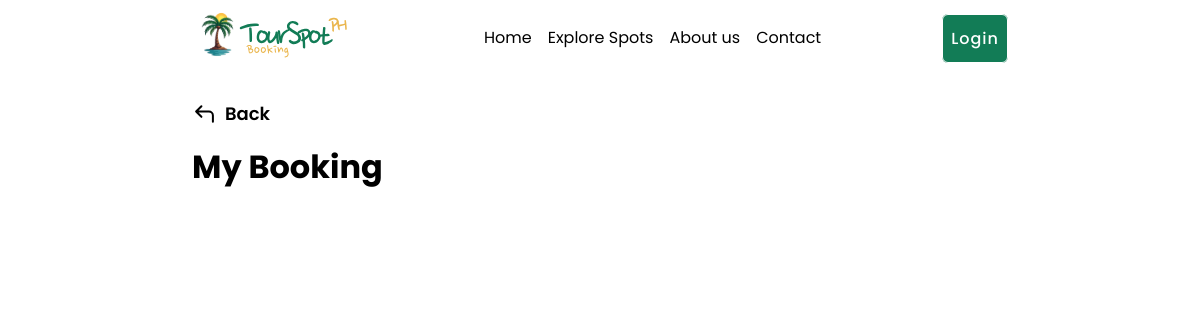
Before: /accounts/2/booking with the older database file.
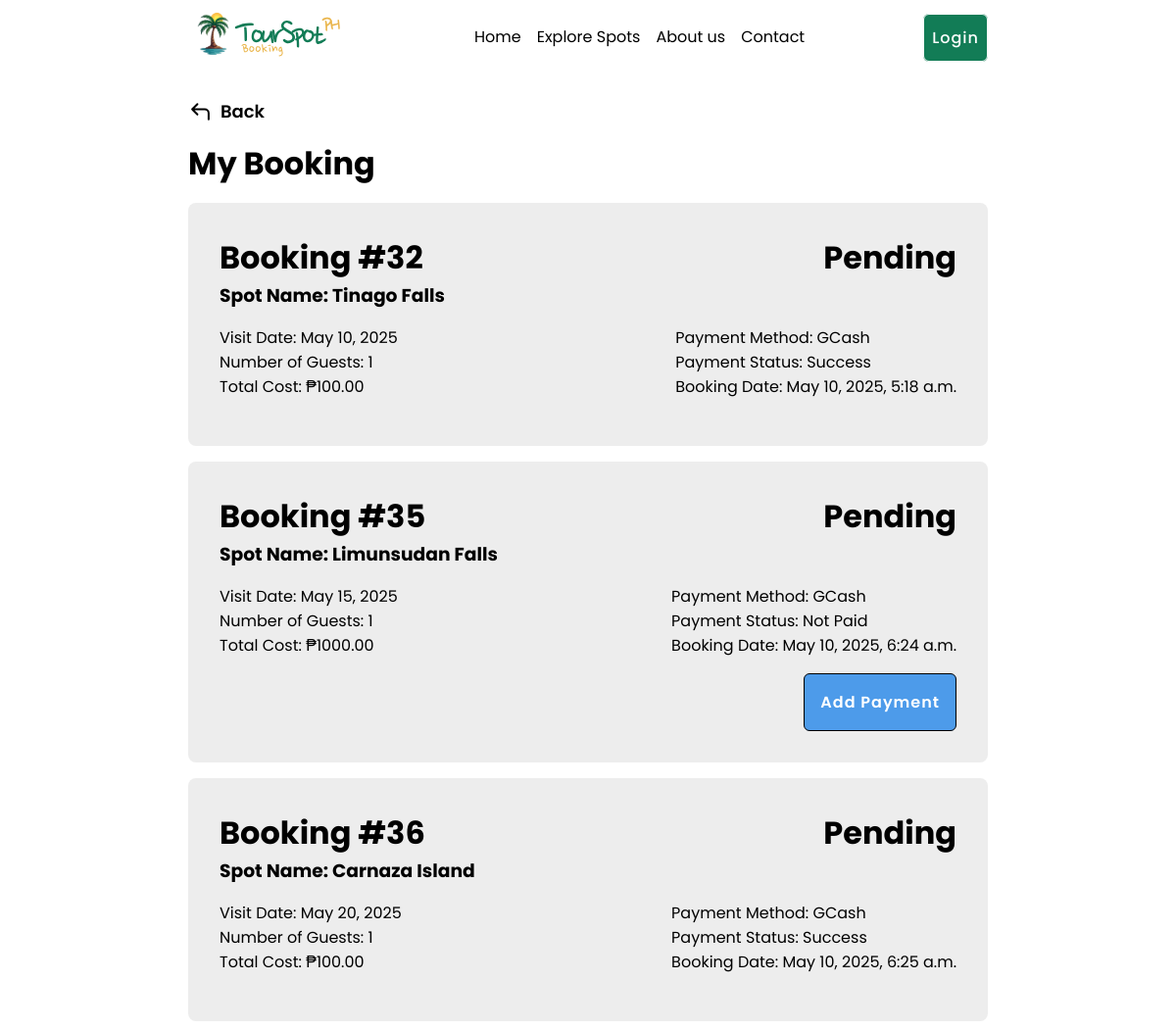
After: the same page with the newer database file.
### booking/models.py (models this page shows, shortened)
class Booking(models.Model):
    STATUS_CHOICES = [('pending', 'Pending'), ('confirmed', 'Confirmed'), ('cancelled', 'Cancelled')]
    user = models.ForeignKey(CustomUser, on_delete=models.CASCADE)
    status = models.CharField(max_length=20, choices=STATUS_CHOICES, default='pending')
    totalcost = models.DecimalField(max_digits=10, decimal_places=2, blank=True, null=True)
    createdAt = models.DateTimeField(default=timezone.now)

class BookingLine(models.Model):
    booking = models.ForeignKey(Booking, on_delete=models.CASCADE)
    spot = models.ForeignKey(TouristSpot, on_delete=models.CASCADE)
    visitDate = models.DateField(default=timezone.now)
    numberOfPeople = models.PositiveIntegerField(default=1)
    price = models.DecimalField(max_digits=10, decimal_places=2, default=1)

class TouristSpot(models.Model):
    image = models.ImageField(upload_to='spots', blank=True, null=True, validators=[
            FileExtensionValidator(allowed_extensions=['jpg', 'jpeg', 'webp']),
            validate_image_size
        ])
    spotname = models.CharField(max_length=50, unique=True, blank=False)
    address = models.CharField(max_length=150, blank=False)
    description = models.TextField()
    entrancefee = models.DecimalField(max_digits=10, decimal_places=2, default=1)
    openingday = models.CharField(max_length=15, choices=days, default="MON")
    openinghours = models.TimeField(default='00:00:00')
    createdDate = models.DateTimeField(auto_now_add=True)
    category = models.ForeignKey(Category, on_delete=models.CASCADE)
    createdby = models.ForeignKey(CustomUser, on_delete=models.CASCADE)
    is_approved = models.BooleanField(default=False)
    def __str__(self):
        return self.spotname

class Payment(models.Model):
    class paymentMethods(models.TextChoices):
        PAYPAL = 'PP', 'PayPal'
        PAYMAYA = 'MY', 'Maya'
        GCASH = 'GC', 'GCash'
    class statusChoices(models.TextChoices):
        NOT_PAID = 'NP', 'Not Paid'
        PENDING = 'P', 'Pending'
        SUCCESS = 'S', 'Success'
        FAILED = 'F', 'Failed'
        CANCELLED = 'C', 'Cancelled'
        REFUNDED = 'R', 'Refunded'
    booking = models.OneToOneField(Booking, on_delete=models.CASCADE)
    amount = models.DecimalField(max_digits=10, decimal_places=2, default=1)
    paymentMethod = models.CharField(max_length=2, choices=paymentMethods.choices, default=paymentMethods.GCASH)
    created_at = models.DateTimeField(auto_now_add=True)
    status = models.CharField(max_length=2, choices=statusChoices.choices, default=statusChoices.NOT_PAID)

### booking/views/views.py (the view)
# urls.py: path('accounts/<int:id>/booking', views.user_booking, name='user_booking'),
def user_booking(request, id):
    user_bookings = Booking.objects.filter(user=id)
    if not user_bookings.exists():
        context = {
            'title': "My Bookings",
            'action': "My Bookings",
        }
    else:
        payments = Payment.objects.filter(booking__in=user_bookings)
        booking_lines = BookingLine.objects.filter(booking__in=user_bookings)
        context = {
            'user_bookings': user_bookings,
            'payments': payments,
            'booking_lines': booking_lines,
            'title': "My Bookings",
            'action': "My Bookings",
        }
    template = loader.get_template('accounts/bookings/booking.html')
    return HttpResponse(template.render(context, request))

### booking/templates/accounts/bookings/booking.html (shortened to what this page needs)
{% extends 'master.html' %}
{% load static %}
{% block stylesheets %}
<link rel="stylesheet" href="{% static 'account.css' %}">
{% endblock %}
{% block content %}
<div class="user-profile-section section">
    <div class="view-header">
        <a href="{% url 'touristspots' %}" class="back-btn delt"><img src="{% static 'icon/action-icons=back.svg' %}"> Back </a>
        <div>
            <h1> My Booking </h1>
        </div>
    </div>
    <div class="content_body">
        <div class="info-container">
           <div class="list-container">
                {% for booking in user_bookings %}
                <div class="list-item">
                    <div class="list-header">
                        <h1><span> Booking #{{ booking.id }}</span> <span>{{ booking.status }}</span></h1>
                        {% for booking_line in booking.bookingline_set.all %}
                            <h3> Spot Name: {{ booking_line.spot }}</h3>
                        {% endfor %}
                    </div>
                    <div class="list-body">
                        <div class="list-content">
                            {% for booking_line in booking.bookingline_set.all %}
                                <p> Visit Date: {{ booking_line.visitDate }}</p>
                                <p> Number of Guests: {{ booking_line.numberOfPeople }}</p>
                            {% endfor %}
                            <p> Total Cost: ₱{{ booking.totalcost }}</p>
                        </div>
                        <div class="list-footer">
                            {% with payment=booking.payment %}
                                {% if payment %}
                                    <p> Payment Method: {{ payment.get_paymentMethod_display }}</p>
                                    <p> Payment Status: {{ payment.get_status_display }}</p>
                                {% endif %}
                            {% endwith %}
                            <p> Booking Date: {{ booking.createdAt }}</p>
                        </div>
                    </div>
                    <div class="list-actions">
                       {% with payment=booking.payment %}
                            {% if payment.status == 'P' %}
                                <a href="" class="button "> Cancel </a>
                            {% elif payment.status == 'NP' %}
                                <a href="{% url 'payment' booking.id %}" class="button button-blue"> Add Payment </a>
                            {% endif %}
                        {% endwith %}
                    </div>
                </div>
                {% endfor %}
            </div>
        </div>
    </div>
</div>
{% endblock %}

### booking/templates/master.html (shortened to what this page needs)
{% load static %}
<!DOCTYPE html>
<html lang="en">
<head>
    {% block stylesheets %} {% endblock %}
    <link rel="stylesheet" href="{% static 'main.css' %}">
    <link rel="stylesheet" href="{% static 'touristspot.css' %}">
    <link rel="stylesheet" href="{% static 'main-responsive.css' %}">
</head>
<body>
    <div class="header-container container">
        <div class="header-logo">
            <a href="{% url 'main' %}"><img src="{% static 'images/logo/logo=booking-def.svg' %}" alt="Logo" class="logo"></a>
        </div>
        {% url 'main' as home %}
        {% url 'aboutus' as aboutus %}
        {% url 'contact' as contact %}
        {% url 'touristspots' as explore %}
        <div class="header-navigation">
            <a href="{% url 'main' %}" class="{% if request.path == home %} active {% endif %}"><span> Home </span></a>
            <a href="{% url 'touristspots' %}" class="{% if request.path == explore %} active {% endif %}"><span> Explore Spots </span></a>
            <a href="{% url 'aboutus' %}" class="{% if request.path == aboutus %} active {% endif %}"><span> About us </span></a>
            <a href="{% url 'contact' %}" class="{% if request.path == contact %} active {% endif %}"><span> Contact </span></a>
        </div>
        <div class="header-actions">
            {% if not user.is_authenticated %}
            <a href="{% url 'login' %}" class="button-small button-clrprimary">Login</a>
            {% endif %}
        </div>
    </div>
    {% block content %} {% endblock %}
</body>
</html>

### static/css/account.css (style rules this page uses)
.user-profile-section { gap: 16px; width: 100%; height: 100%; padding: 32px; display: flex; overflow-x: hidden; position: relative; flex-direction: column; }
.user-profile-section .view-header { gap: 16px; display: flex; flex-direction: column; align-items: first baseline; justify-content: space-between; }
.info-container { gap: 32px; width: 100%; display: flex; position: relative; flex-direction: row; justify-content: space-between; }
.info-container .list-container { gap: 16px; width: 100%; display: flex; position: relative; flex-direction: column; }
.list-container .list-item { gap: 16px; width: 100%; display: flex; padding: 32px; border-radius: 8px; flex-direction: column; justify-content: space-between; background-color: var(--lightgray); }
.list-item .list-header h1 { display: flex; flex-direction: row; justify-content: space-between; }
.list-item .list-body { gap: 16px; width: 100%; display: flex; flex-direction: row; justify-content: space-between; }
.list-item .list-actions { gap: 16px; width: 100%; display: flex; flex-direction: row; justify-content: flex-end; }

### static/css/main.css (style rules this page uses)
* { margin: 0; padding: 0; box-sizing: border-box; }
body { font-weight: 400; font-style: normal; position: relative; background-color: var(--white); font-family: "Poppins", sans-serif; }
.header-container { z-index: 1; width: 100%; display: flex; position: fixed; flex-direction: row; align-items: center; color: var(--white); background-color: transparent; justify-content: space-between; animation: header-scroll-transition; animation-timeline: scroll(y); }
.header-container .header-navigation { gap: 1em; display: flex; flex-direction: row; }
.header-navigation a { color: var(--white); border-bottom: solid 2px transparent; text-decoration: none; animation: header-a-scroll-transition; animation-timeline: scroll(y); }
.section, .container, .subsection { font-size: 16px; padding: 9px 192px; }
.section { width: 100%; height: 100vh; max-height: 100vh; padding-top: 100px; }

### static/css/touristspot.css (style rules this page uses)
.view-header .back-btn { gap: 8px; display: flex; cursor: pointer; font-size: 18px; font-weight: 600; align-items: center; color: var(--black); text-decoration: none; }

### static/css/component.css (style rules this page uses)
:root { --font_family: "Poppins", sans-serif; --primary: #127C56; --secondary: #EAB64D; --background: #1F3C3B; --red: #EA4D4D; --darkred: #7C1214; --gray: #323232; --lightgray: #EDEDED; --blue: #4D9BEA; --darkblue: #127C9B; --green: #4DEA5F; --darkgreen: #127C56; --black: #000000; --white: #FFFFFF; --header_32px: 32px; --header_24px: 24px; --header_20px: 20px; --header_18px: 18px; --normal_16px: 16px; --normal_14px: 14px; --normal_12px: 12px; --normal_10px: 10px; --normal_8px: 8px; --normal_6px: 6px; }
h1 { text-transform: capitalize; }
.button-small { text-align: center; text-decoration: none; font-family: "Poppins", sans-serif; font-style: normal; font-weight: 500; padding: 12px 8px; gap: 6px; font-size: 16px; border-radius: 6px; letter-spacing: 1px; border: solid 1px var(--black); }
.button { text-align: center; text-decoration: none; font-family: "Poppins", sans-serif; font-style: normal; font-weight: 600; padding: 16px; gap: 10px; font-size: 16px; border-radius: 6px; letter-spacing: 1px; border: solid 1px var(--black); }
.button-clrprimary { cursor: pointer; color: var(--white); border-color: var(--white); background-color: var(--primary); }
.button-blue { color: var(--white) !important; background-color: var(--blue) !important; }

Changed rows visible on the page:
added Booking: id "32", status "Pending", totalcost "100.00", payment.paymentMethod "GCash", payment.status "Success", createdAt "May 10, 2025, 5:18 a.m."
added BookingLine: spot "Tinago Falls", visitDate "May 10, 2025", numberOfPeople "1"
added Booking: id "35", status "Pending", totalcost "1000.00", payment.paymentMethod "GCash", payment.status "Not Paid", createdAt "May 10, 2025, 6:24 a.m.", shows "Add Payment"
added BookingLine: spot "Limunsudan Falls", visitDate "May 15, 2025", numberOfPeople "1"
added Booking: id "36", status "Pending", totalcost "100.00", payment.paymentMethod "GCash", payment.status "Success", createdAt "May 10, 2025, 6:25 a.m."
added BookingLine: spot "Carnaza Island", visitDate "May 20, 2025", numberOfPeople "1"
